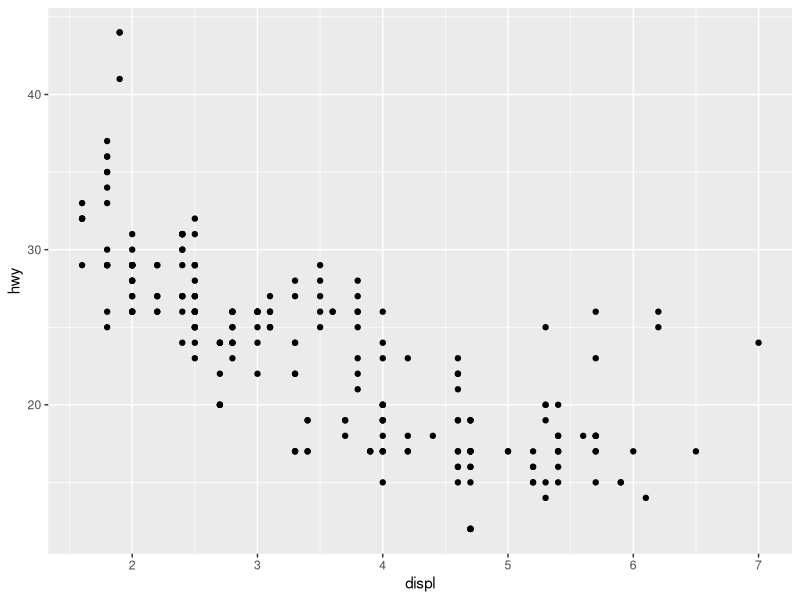
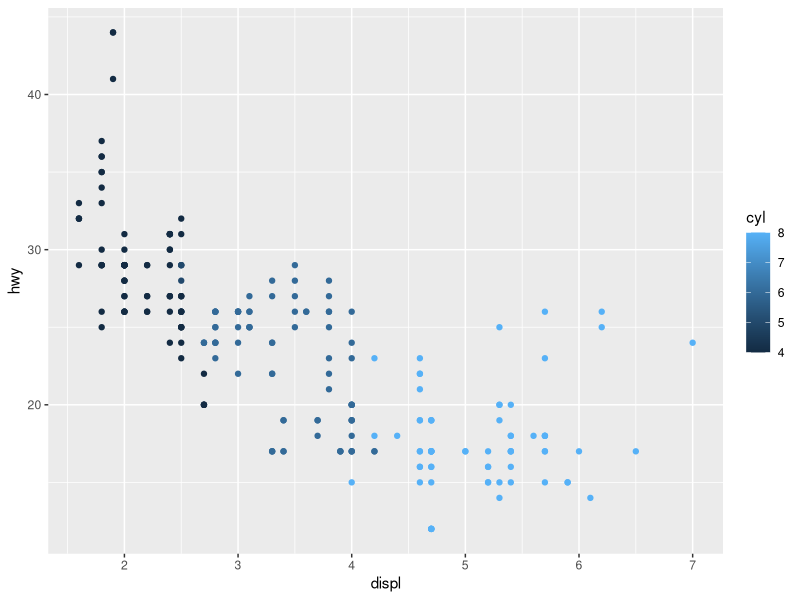
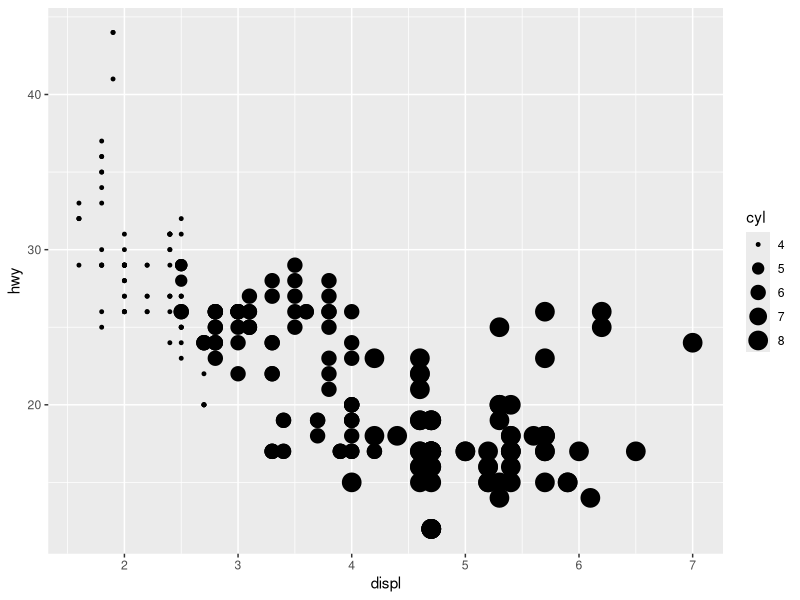
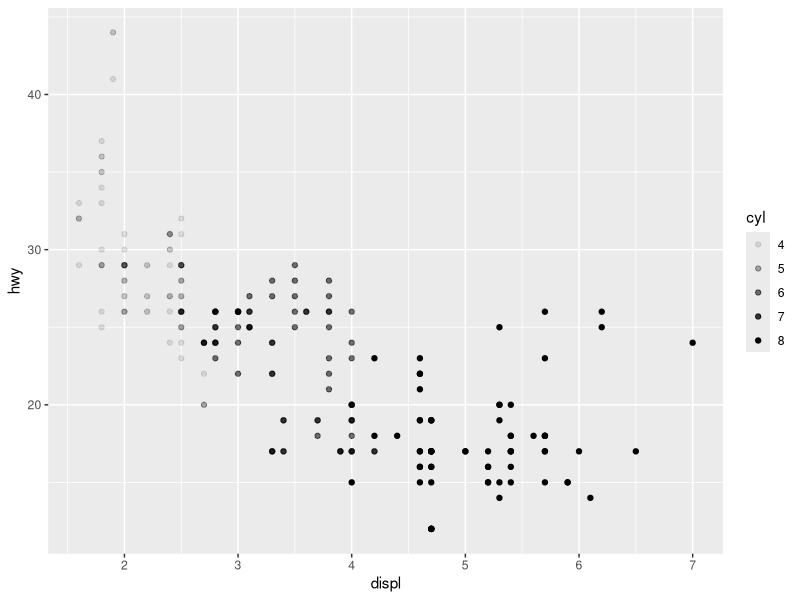

Recreate these plots in R, in order. (Note: this script raises an error after producing the figures.)
install.packages("ggplot2")
library(ggplot2)

ggplot2::mpg

ggplot(data = mpg) + 
  geom_point(mapping = aes(x = displ, y = hwy))

ggplot(data = mpg) + 
  geom_point(mapping = aes(x = displ, y = hwy, colour= cyl))


ggplot(data = mpg) + 
  geom_point(mapping = aes(x = displ, y = hwy, size= cyl))


ggplot(data = mpg) + 
  geom_point(mapping = aes(x = displ, y = hwy, alpha= cyl)) 


ggplot(data = mpg) + 
  geom_point(mapping = aes(x = displ, y = hwy, shape= cyl))

ggplot(data = mpg) + 
  geom_point(mapping = aes(x = displ, y = hwy))+
  facet_wrap( ~ class)


ggplot(data = mpg, mapping = aes(x = displ, y = hwy)) + 
  geom_point(mapping = aes(color = class)) + 
  geom_smooth()


